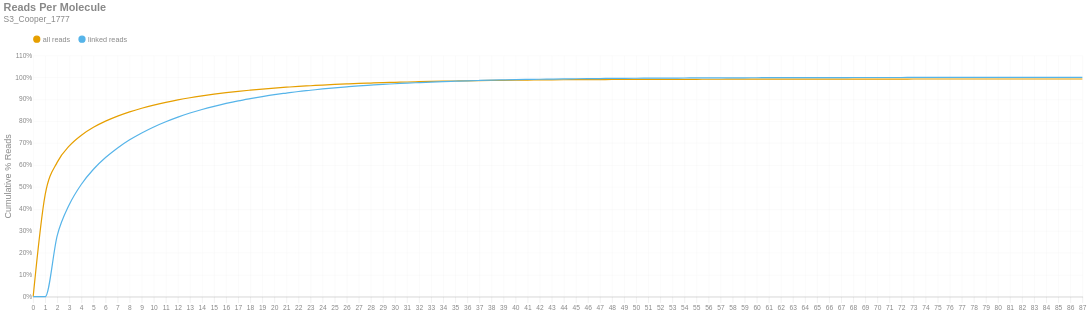

Source (notebook cell):
### Markdown cell above
### Reads per Molecule
This chart shows the cumulative distribution of the number of reads per linked molecule. That is, how many alignments are associated with a unique molecule. This excludes the number of reads associated with invalid or absent linked-read barcodes. The `linked` histogram is the percentages recalculated when disregarding singletons.

### Code cell
if SKIPLR:
    print_html(f"Skipped")
else:
    counts = np.bincount(valids['reads'].cast(pl.Int64).to_numpy())
    weighted = counts * np.arange(len(counts))
    all_perc = weighted / n_reads
    linked_perc = weighted / n_linked_reads
    linked_perc[1] = 0
    binned_df = pl.DataFrame({
        'readsper': list(range(len(counts))),
        'all reads (cumsum)': np.cumsum(all_perc).tolist(),
        'linked reads (cumsum)': np.cumsum(linked_perc).tolist(),
    })

    with SafeRender(binned_df):
        (
            density_plot(binned_df, 'Reads Per Molecule', samplename, 'readspmol')
            .encode(
                x=alt.X('readsper:O', title=None).axis(labelAngle=0).scale(padding=0),
                y=alt.Y('value:Q', title='Cumulative % Reads').axis(format='%').stack(False),
                color=alt.Color("key:N").scale(domain=["all reads", "linked reads"]),
                tooltip=[
                    alt.Tooltip("key:N", title="Data Type"),
                    alt.Tooltip("readsper:O", title="Reads Per Molecule"),
                    alt.Tooltip("value:Q", format=".2%", title="% Reads (Cum.)")
                ]            
            )
        ).display()

### Figure 1 — Vega-Lite specification as saved in the notebook (floating-point values rounded to 4 significant figures)
{"width": "container", "height": 400, "config": {"title": {"anchor": "start", "dy": -15, "fontSize": 18, "color": "#888888", "subtitleColor": "#888888", "subtitleFontSize": 14}, "arc": {"fill": "#0072B2"}, "axis": {"domainColor": "#888888", "domainWidth": 0.5, "gridWidth": 0.2, "grid": false, "titleFontWeight": 400, "titleFontSize": 15, "labelFontSize": 11, "labelColor": "#888888", "tickColor": "#888888", "tickWidth": 0.2, "titleColor": "#888888"}, "axisBand": {"grid": false}, "axisX": {"grid": true, "tickSize": 10, "domainCap": "round"}, "axisY": {"domain": false, "grid": true, "tickSize": 0, "domainCap": "round"}, "background": "transparent", "header": {"labelFontSize": 15, "labelColor": "#888888", "titleFontSize": 15, "titleFontWeight": 600, "titleColor": "#888888"}, "legend": {"labelFont": "sans-serif", "labelFontSize": 12, "labelColor": "#888888", "symbolSize": 100, "symbolType": "circle", "titleFontSize": 12, "titlePadding": 10, "titleColor": "#888888", "title": null, "orient": "top"}, "range": {"category": ["#E69F00", "#56B4E9", "#009E73", "#F0E442", "#0072B2", "#D55E00", "#CC79A7", "#000000"], "diverging": ["#cfe8f3", "#a2d4ec", "#73bfe2", "#46abdb", "#1696d2", "#12719e"]}, "area": {"fill": "#0072B2", "fillOpacity": 0.7, "line": true, "strokeOpacity": 0.7}, "line": {"color": "#0072B2", "stroke": "#0072B2", "strokeWidth": 2}, "trail": {"color": "#0072B2", "stroke": "#0072B2", "strokeWidth": 0, "size": 1}, "point": {"filled": true, "fillOpacity": 1.0, "size": 95}, "text": {"color": "#888888", "fontSize": 11, "align": "right", "fontWeight": 400, "size": 11}, "bar": {"fill": "#0072B2", "stroke": null}, "view": {"stroke": null, "continuousWidth": 660, "continuousHeight": 400}}, "data": {"name": "data-cb95a2ed4691e1fc5626d187154bb00f"}, "mark": {"type": "line", "interpolate": "monotone", "point": {"opacity": 0, "size": 275}}, "encoding": {"color": {"field": "key", "scale": {"domain": ["all reads", "linked reads"]}, "type": "nominal"}, "tooltip": [{"field": "key", "title": "Data Type", "type": "nominal"}, {"field": "readsper", "title": "Reads Per Molecule", "type": "ordinal"}, {"field": "value", "format": ".2%", "title": "% Reads (Cum.)", "type": "quantitative"}], "x": {"axis": {"labelAngle": 0}, "field": "readsper", "scale": {"padding": 0}, "title": null, "type": "ordinal"}, "y": {"axis": {"format": "%"}, "field": "value", "stack": false, "title": "Cumulative % Reads", "type": "quantitative"}}, "params": [{"name": "param_c36ac31b6afebe62", "select": {"type": "point", "fields": ["key"]}, "bind": "legend"}], "title": {"text": "Reads Per Molecule", "subtitle": "S3_Cooper_1777"}, "transform": [{"fold": ["all reads (cumsum)", "linked reads (cumsum)"]}, {"calculate": "replace(datum.key, ' (cumsum)', '')", "as": "key"}, {"filter": {"param": "param_c36ac31b6afebe62"}}], "usermeta": {"embedOptions": {"downloadFileName": "S3_Cooper_1777.readspmol"}}, "$schema": "https://vega.github.io/schema/vega-lite/v6.1.0.json", "datasets": {"data-cb95a2ed4691e1fc5626d187154bb00f": [{"readsper": 0, "all reads (cumsum)": 0.0, "linked reads (cumsum)": 0.0}, {"readsper": 1, "all reads (cumsum)": 0.4666, "linked reads (cumsum)": 0.0}, {"readsper": 2, "all reads (cumsum)": 0.6136, "linked reads (cumsum)": 0.2793}, {"readsper": 3, "all reads (cumsum)": 0.6878, "linked reads (cumsum)": 0.4203}, {"readsper": 4, "all reads (cumsum)": 0.7365, "linked reads (cumsum)": 0.5128}, {"readsper": 5, "all reads (cumsum)": 0.7724, "linked reads (cumsum)": 0.5811}, {"readsper": 6, "all reads (cumsum)": 0.8004, "linked reads (cumsum)": 0.6344}, {"readsper": 7, "all reads (cumsum)": 0.8235, "linked reads (cumsum)": 0.6783}, {"readsper": 8, "all reads (cumsum)": 0.843, "linked reads (cumsum)": 0.7154}, {"readsper": 9, "all reads (cumsum)": 0.8595, "linked reads (cumsum)": 0.7467}, {"readsper": 10, "all reads (cumsum)": 0.8739, "linked reads (cumsum)": 0.7741}, {"readsper": 11, "all reads (cumsum)": 0.8864, "linked reads (cumsum)": 0.7977}, {"readsper": 12, "all reads (cumsum)": 0.8975, "linked reads (cumsum)": 0.819}, {"readsper": 13, "all reads (cumsum)": 0.9073, "linked reads (cumsum)": 0.8375}, {"readsper": 14, "all reads (cumsum)": 0.9157, "linked reads (cumsum)": 0.8535}, {"readsper": 15, "all reads (cumsum)": 0.9233, "linked reads (cumsum)": 0.868}, {"readsper": 16, "all reads (cumsum)": 0.9303, "linked reads (cumsum)": 0.8812}, {"readsper": 17, "all reads (cumsum)": 0.9365, "linked reads (cumsum)": 0.893}, {"readsper": 18, "all reads (cumsum)": 0.9418, "linked reads (cumsum)": 0.9031}, {"readsper": 19, "all reads (cumsum)": 0.9468, "linked reads (cumsum)": 0.9126}, {"readsper": 20, "all reads (cumsum)": 0.9514, "linked reads (cumsum)": 0.9213}, {"readsper": 21, "all reads (cumsum)": 0.9553, "linked reads (cumsum)": 0.9287}, {"readsper": 22, "all reads (cumsum)": 0.959, "linked reads (cumsum)": 0.9358}, {"readsper": 23, "all reads (cumsum)": 0.962, "linked reads (cumsum)": 0.9415}, {"readsper": 24, "all reads (cumsum)": 0.965, "linked reads (cumsum)": 0.9473}, {"readsper": 25, "all reads (cumsum)": 0.9678, "linked reads (cumsum)": 0.9525}, {"readsper": 26, "all reads (cumsum)": 0.9702, "linked reads (cumsum)": 0.9572}, {"readsper": 27, "all reads (cumsum)": 0.9725, "linked reads (cumsum)": 0.9615}, {"readsper": 28, "all reads (cumsum)": 0.9744, "linked reads (cumsum)": 0.965}, {"readsper": 29, "all reads (cumsum)": 0.9761, "linked reads (cumsum)": 0.9683}, {"readsper": 30, "all reads (cumsum)": 0.9776, "linked reads (cumsum)": 0.9711}, {"readsper": 31, "all reads (cumsum)": 0.9791, "linked reads (cumsum)": 0.974}, {"readsper": 32, "all reads (cumsum)": 0.9803, "linked reads (cumsum)": 0.9764}, {"readsper": 33, "all reads (cumsum)": 0.9815, "linked reads (cumsum)": 0.9787}, {"readsper": 34, "all reads (cumsum)": 0.9827, "linked reads (cumsum)": 0.9807}, {"readsper": 35, "all reads (cumsum)": 0.9836, "linked reads (cumsum)": 0.9826}, {"readsper": 36, "all reads (cumsum)": 0.9846, "linked reads (cumsum)": 0.9845}, {"readsper": 37, "all reads (cumsum)": 0.9854, "linked reads (cumsum)": 0.9861}, {"readsper": 38, "all reads (cumsum)": 0.9862, "linked reads (cumsum)": 0.9874}, {"readsper": 39, "all reads (cumsum)": 0.9868, "linked reads (cumsum)": 0.9886}, {"readsper": 40, "all reads (cumsum)": 0.9874, "linked reads (cumsum)": 0.9898}, {"readsper": 41, "all reads (cumsum)": 0.9879, "linked reads (cumsum)": 0.9907}, {"readsper": 42, "all reads (cumsum)": 0.9883, "linked reads (cumsum)": 0.9915}, {"readsper": 43, "all reads (cumsum)": 0.9888, "linked reads (cumsum)": 0.9924}, {"readsper": 44, "all reads (cumsum)": 0.9892, "linked reads (cumsum)": 0.9933}, {"readsper": 45, "all reads (cumsum)": 0.9896, "linked reads (cumsum)": 0.9939}, {"readsper": 46, "all reads (cumsum)": 0.9899, "linked reads (cumsum)": 0.9944}, {"readsper": 47, "all reads (cumsum)": 0.9901, "linked reads (cumsum)": 0.9949}, {"readsper": 48, "all reads (cumsum)": 0.9904, "linked reads (cumsum)": 0.9955}, {"readsper": 49, "all reads (cumsum)": 0.9906, "linked reads (cumsum)": 0.9959}, {"readsper": 50, "all reads (cumsum)": 0.9908, "linked reads (cumsum)": 0.9962}, {"readsper": 51, "all reads (cumsum)": 0.9909, "linked reads (cumsum)": 0.9965}, {"readsper": 52, "all reads (cumsum)": 0.9911, "linked reads (cumsum)": 0.9967}, {"readsper": 53, "all reads (cumsum)": 0.9912, "linked reads (cumsum)": 0.997}, {"readsper": 54, "all reads (cumsum)": 0.9914, "linked reads (cumsum)": 0.9973}, {"readsper": 55, "all reads (cumsum)": 0.9915, "linked reads (cumsum)": 0.9975}, {"readsper": 56, "all reads (cumsum)": 0.9916, "linked reads (cumsum)": 0.9977}, {"readsper": 57, "all reads (cumsum)": 0.9917, "linked reads (cumsum)": 0.9979}, {"readsper": 58, "all reads (cumsum)": 0.9917, "linked reads (cumsum)": 0.998}, {"readsper": 59, "all reads (cumsum)": 0.9918, "linked reads (cumsum)": 0.9982}, {"readsper": 60, "all reads (cumsum)": 0.992, "linked reads (cumsum)": 0.9985}, {"readsper": 61, "all reads (cumsum)": 0.9921, "linked reads (cumsum)": 0.9987}, {"readsper": 62, "all reads (cumsum)": 0.9922, "linked reads (cumsum)": 0.9989}, {"readsper": 63, "all reads (cumsum)": 0.9923, "linked reads (cumsum)": 0.999}, {"readsper": 64, "all reads (cumsum)": 0.9924, "linked reads (cumsum)": 0.9992}, {"readsper": 65, "all reads (cumsum)": 0.9924, "linked reads (cumsum)": 0.9992}, {"readsper": 66, "all reads (cumsum)": 0.9924, "linked reads (cumsum)": 0.9993}, {"readsper": 67, "all reads (cumsum)": 0.9925, "linked reads (cumsum)": 0.9994}, {"readsper": 68, "all reads (cumsum)": 0.9925, "linked reads (cumsum)": 0.9995}, {"readsper": 69, "all reads (cumsum)": 0.9925, "linked reads (cumsum)": 0.9995}, {"readsper": 70, "all reads (cumsum)": 0.9925, "linked reads (cumsum)": 0.9995}, {"readsper": 71, "all reads (cumsum)": 0.9926, "linked reads (cumsum)": 0.9996}, {"readsper": 72, "all reads (cumsum)": 0.9926, "linked reads (cumsum)": 0.9996}, {"readsper": 73, "all reads (cumsum)": 0.9926, "linked reads (cumsum)": 0.9997}, {"readsper": 74, "all reads (cumsum)": 0.9926, "linked reads (cumsum)": 0.9997}, {"readsper": 75, "all reads (cumsum)": 0.9927, "linked reads (cumsum)": 0.9998}, {"readsper": 76, "all reads (cumsum)": 0.9927, "linked reads (cumsum)": 0.9998}, {"readsper": 77, "all reads (cumsum)": 0.9927, "linked reads (cumsum)": 0.9998}, {"readsper": 78, "all reads (cumsum)": 0.9927, "linked reads (cumsum)": 0.9999}, {"readsper": 79, "all reads (cumsum)": 0.9927, "linked reads (cumsum)": 0.9999}, {"readsper": 80, "all reads (cumsum)": 0.9927, "linked reads (cumsum)": 0.9999}, {"readsper": 81, "all reads (cumsum)": 0.9927, "linked reads (cumsum)": 0.9999}, {"readsper": 82, "all reads (cumsum)": 0.9927, "linked reads (cumsum)": 0.9999}, {"readsper": 83, "all reads (cumsum)": 0.9927, "linked reads (cumsum)": 0.9999}, {"readsper": 84, "all reads (cumsum)": 0.9927, "linked reads (cumsum)": 0.9999}, {"readsper": 85, "all reads (cumsum)": 0.9927, "linked reads (cumsum)": 0.9999}, {"readsper": 86, "all reads (cumsum)": 0.9928, "linked reads (cumsum)": 1.0}, {"readsper": 87, "all reads (cumsum)": 0.9928, "linked reads (cumsum)": 1.0}]}}
